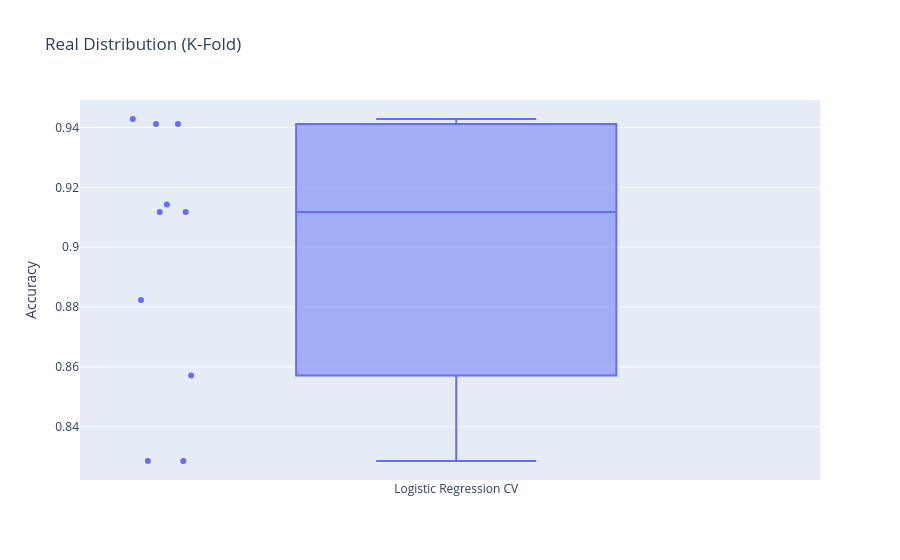

The cell this chart's notebook holds for it:
### Markdown cell above
## K-Fold Cross Validation

### Code cell
X_train, X_test, y_train, y_test = train_test_split(X, y, test_size=0.2, random_state=42)

kf = StratifiedKFold(n_splits=10, shuffle=True, random_state=42)

model_cv = LogisticRegression(max_iter=1000, solver='liblinear')

cv_results = cross_val_score(model_cv, X_train, y_train, cv=kf, scoring='accuracy')

fig = go.Figure()
fig.add_trace(go.Box(y=cv_results, name='Logistic Regression CV', boxpoints='all', jitter=0.3, pointpos=-1.8))
fig.update_layout(title='Real Distribution (K-Fold)', yaxis_title='Accuracy')
fig.show()

print(f"✅ Mean Accuracy: {cv_results.mean():.4f}")
print(f"📉 Standard Deviation: {cv_results.std():.4f}")

### Figure 1 — Plotly figure (JSON) as saved in the notebook; plotly's stock layout.template omitted (floating-point values rounded to 4 significant figures)
{"data": [{"boxpoints": "all", "jitter": 0.3, "name": "Logistic Regression CV", "pointpos": -1.8, "type": "box", "y": [0.8286, 0.9429, 0.8571, 0.9143, 0.8286, 0.9412, 0.9412, 0.8824, 0.9118, 0.9118]}], "layout": {"title": {"text": "Real Distribution (K-Fold)"}, "yaxis": {"title": {"text": "Accuracy"}}}}
